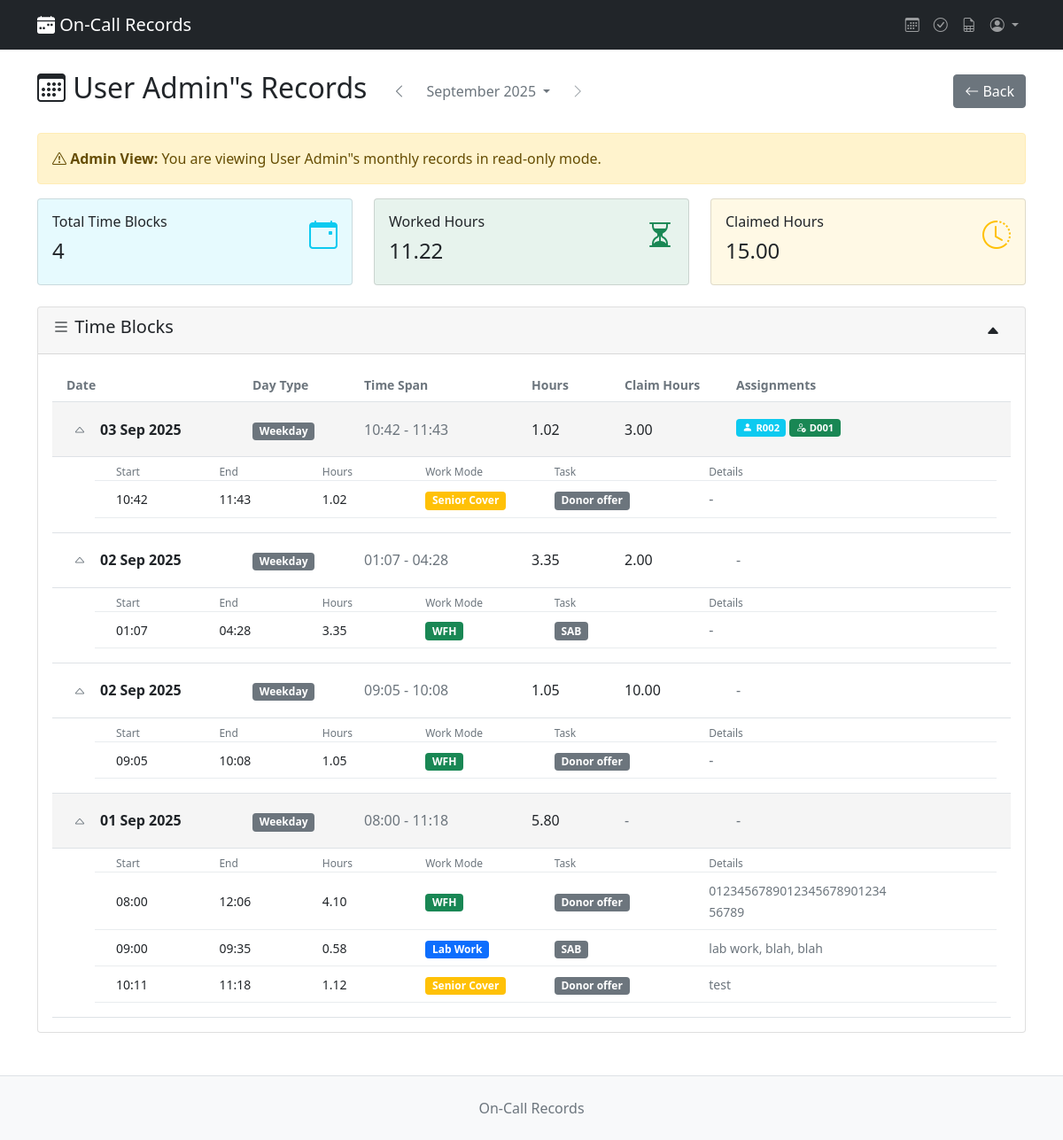
/staff/user/1/?month=9&year=2025 (signed in), run on an earlier commit of the app's database.
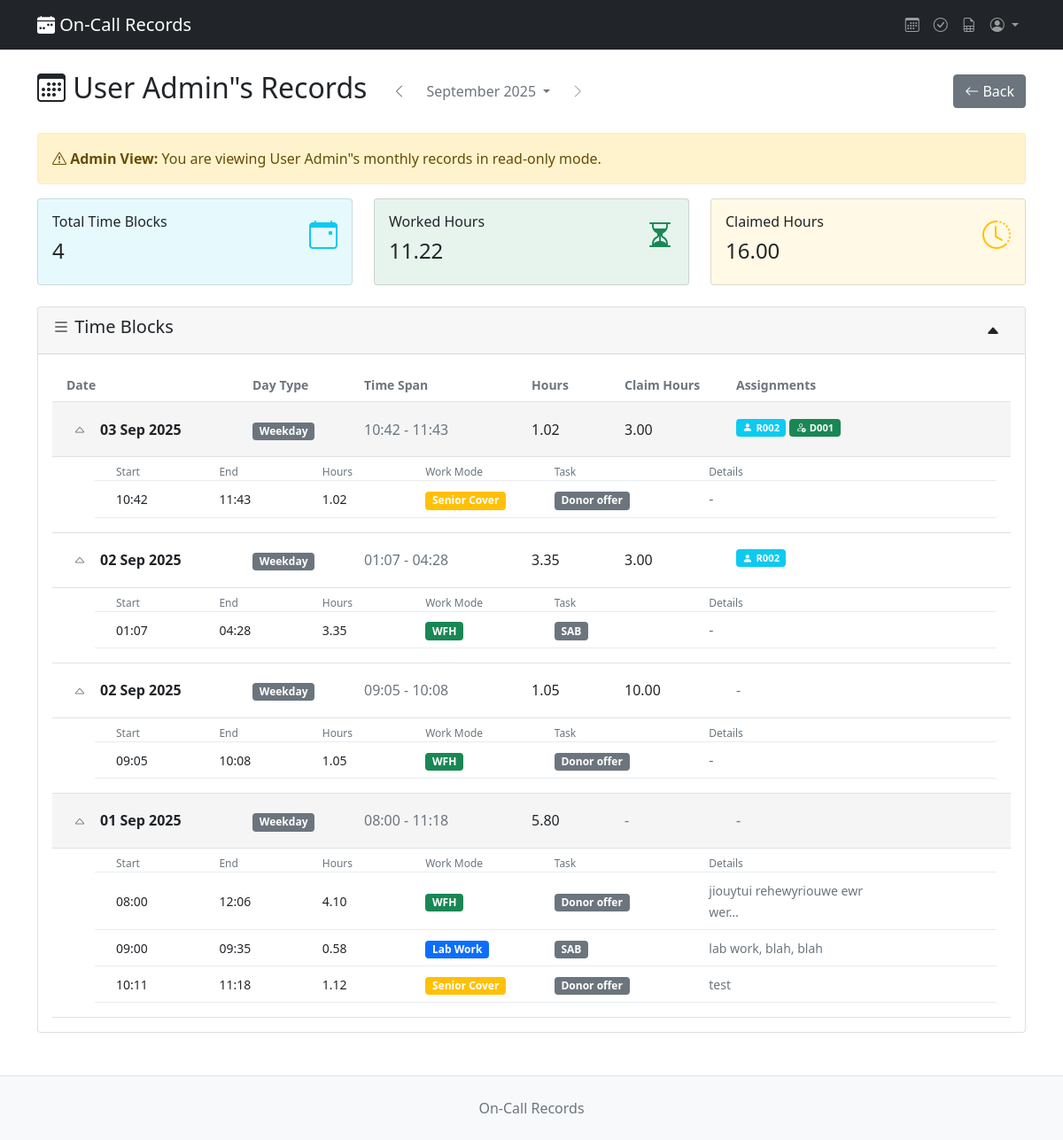
And on a later commit of the database.
### records/models.py (models this page shows, shortened)
class TimeBlock(models.Model):
    ONCALL_TYPE_CHOICES = [
        ('normal', 'Normal'),
        ('nhsp', 'NHSP'),
    ]
    staff = models.ForeignKey(OnCallStaff, on_delete=models.CASCADE)
    date = models.DateField()
    day_type = models.ForeignKey(
        DayType, on_delete=models.CASCADE, null=True, blank=True
    )
    oncall_type = models.CharField(
        max_length=20,
        choices=ONCALL_TYPE_CHOICES,
        default='normal',
        help_text="Type of on-call duty"
    )
    claim = models.DecimalField(
        max_digits=5,
        decimal_places=2,
        null=True,
        blank=True,
        help_text="Total claim hours for this block",
    )
    created = models.DateTimeField(default=timezone.now)
    last_modified = models.DateTimeField(auto_now=True)
    class Meta:
        pass

class DayType(models.Model):
    BOOTSTRAP_COLORS = [
        ("primary", "Primary (Blue)"),
        ("secondary", "Secondary (Gray)"),
        ("success", "Success (Green)"),
        ("danger", "Danger (Red)"),
        ("warning", "Warning (Yellow)"),
        ("info", "Info (Cyan)"),
        ("light", "Light"),
        ("dark", "Dark"),
    ]
    name = models.CharField(max_length=50, unique=True)
    color = models.CharField(max_length=20, choices=BOOTSTRAP_COLORS, default="info")

class TimeEntry(models.Model):
    timeblock = models.ForeignKey(
        TimeBlock, on_delete=models.CASCADE, related_name="time_entries"
    )
    time_started = models.TimeField()
    time_ended = models.TimeField()
    task = models.ForeignKey(TaskType, on_delete=models.CASCADE)
    detail = models.ForeignKey(Detail, on_delete=models.SET_NULL, null=True, blank=True)
    work_mode = models.ForeignKey(WorkMode, on_delete=models.CASCADE)
    created = models.DateTimeField(default=timezone.now)
    last_modified = models.DateTimeField(auto_now=True)
    @property
    def hours(self):
        start = datetime.combine(self.timeblock.date, self.time_started)
        end = datetime.combine(self.timeblock.date, self.time_ended)
        if self.time_ended <= self.time_started:
            end += timedelta(days=1)
        duration = end - start
        return round(duration.total_seconds() / 3600, 2)

class Assignment(models.Model):
    ENTITY_TYPES = [
        ("donor", "Donor"),
        ("recipient", "Recipient"),
        ("lab_task", "Lab Task"),
    ]
    timeblock = models.ForeignKey(
        TimeBlock, on_delete=models.CASCADE, related_name="assignments"
    )
    entity_type = models.CharField(max_length=20, choices=ENTITY_TYPES)
    entity_id = models.CharField(max_length=50, help_text="ID of the assigned entity")
    notes = models.TextField(
        blank=True, help_text="Notes about this assignment during this time block"
    )
    color = models.CharField(
        max_length=20,
        default="primary",
        help_text="Bootstrap color for the assignment badge",
    )
    icon = models.CharField(
        max_length=50, default="bi-person-fill", help_text="Bootstrap icon class"
    )
    created = models.DateTimeField(default=timezone.now)
    class Meta:
        unique_together = ["timeblock", "entity_type", "entity_id"]
        verbose_name = "Assignment"
        verbose_name_plural = "Assignments"
    def get_assignment_type_config(self):
        return ASSIGNMENT_TYPE_CONFIG.get(self.entity_type, {})
    @property
    def display_color(self):
        config = self.get_assignment_type_config()
        return config.get("color", self.color)
    @property
    def display_icon(self):
        config = self.get_assignment_type_config()
        return config.get("icon", self.icon)

class WorkMode(models.Model):
    BOOTSTRAP_COLORS = [
        ("primary", "Primary (Blue)"),
        ("secondary", "Secondary (Gray)"),
        ("success", "Success (Green)"),
        ("danger", "Danger (Red)"),
        ("warning", "Warning (Yellow)"),
        ("info", "Info (Cyan)"),
        ("light", "Light"),
        ("dark", "Dark"),
    ]
    name = models.CharField(max_length=50, unique=True)
    color = models.CharField(max_length=20, choices=BOOTSTRAP_COLORS, default="primary")

class TaskType(models.Model):
    BOOTSTRAP_COLORS = [
        ("primary", "Primary (Blue)"),
        ("secondary", "Secondary (Gray)"),
        ("success", "Success (Green)"),
        ("danger", "Danger (Red)"),
        ("warning", "Warning (Yellow)"),
        ("info", "Info (Cyan)"),
        ("light", "Light"),
        ("dark", "Dark"),
    ]
    name = models.CharField(max_length=100, unique=True)
    color = models.CharField(
        max_length=20, choices=BOOTSTRAP_COLORS, default="secondary"
    )

class Detail(models.Model):
    text = models.TextField()

### records/views.py (the view)
# urls.py: path('staff/user/<int:user_id>/', views.admin_user_dashboard, name='admin_user_dashboard'),
@require_staff_permission
def admin_user_dashboard(request, user_id):
    staff = get_object_or_404(OnCallStaff, user_id=user_id)
    month, year = get_safe_month_year_from_request(request)
    current_month_start, next_month_start = get_month_date_range(year, month)
    time_blocks = (
        TimeBlock.objects.filter(
            staff=staff, date__gte=current_month_start, date__lt=next_month_start
        )
        .prefetch_related("time_entries__task", "time_entries__work_mode")
        .order_by("-date")
    )
    for tb in time_blocks:
        tb.calculated_hours = sum(entry.hours for entry in tb.time_entries.all())
    total_hours = sum(
        sum(entry.hours for entry in tb.time_entries.all()) for tb in time_blocks
    )
    total_claims = sum(tb.claim for tb in time_blocks if tb.claim)
    month_context = build_month_context(month, year)
    context = {
        "staff": staff,
        "time_blocks": time_blocks,
        "total_hours": total_hours,
        "total_claims": total_claims,
        "is_admin_view": True,
        **month_context,  # Merge month navigation context
    }
    return render(request, "records/admin_user_dashboard.html", context)

### records/utils/date_helpers.py (called while the page is built)
def get_month_date_range(year, month):
    try:
        start_date = date(year, month, 1)
        if month == 12:
            end_date = date(year + 1, 1, 1)
        else:
            end_date = date(year, month + 1, 1)
        return start_date, end_date
    except ValueError:
        today = timezone.now().date()
        return get_month_date_range(today.year, today.month)

def get_month_navigation(month, year):
    today = timezone.now().date()
    if month == 1:
        prev_month, prev_year = 12, year - 1
    else:
        prev_month, prev_year = month - 1, year
    if month == 12:
        next_month, next_year = 1, year + 1
    else:
        next_month, next_year = month + 1, year
    can_go_next = (next_year < today.year) or (next_year == today.year and next_month <= today.month)
    return prev_month, prev_year, next_month, next_year, can_go_next

### records/templates/records/admin_user_dashboard.html (shortened to what this page needs)
{% extends "records/base.html" %}
{% block content %}
    <div class="row">
        <div class="col-lg-12">
            <div class="d-flex justify-content-between align-items-center mb-4">
                <div class="d-flex align-items-center">
                    <h2>
                        <i class="bi-calendar3"></i> {{ staff.user.get_full_name|default:staff.user.username }}"s Records
                    </h2>
                    <div class="ms-3">{% include "records/partials/month_selector.html" %}</div>
                </div>
                <a href="javascript:history.back()" class="btn btn-secondary">
                    <i class="bi bi-arrow-left"></i> Back
                </a>
            </div>
        </div>
    </div>
    <div class="alert alert-warning" role="alert">
        <i class="bi bi-exclamation-triangle"></i> <strong>Admin View:</strong> You are viewing {{ staff.user.get_full_name|default:staff.user.username }}"s monthly records in read-only mode.
    </div>
    {% include "records/partials/stats_cards.html" %}
    {% with is_admin_view=True %}
        {% include "records/partials/timeblocks_table.html" %}
    {% endwith %}
{% endblock content %}

### records/templates/records/partials/timeblocks_table.html (shortened to what the changed rows need)
<div class="card">
    <div class="card-body">
        {% if time_blocks %}
            <div class="blocks-container">
                {% regroup time_blocks by date as date_groups %}
                {% for date_group in date_groups %}
                    {% for tblock in date_group.list %}
                        <div class="block-item border-bottom">
                            <div class="block-header d-flex align-items-center py-3 px-3 border-bottom"
                                 style="background-color: {% if forloop.parentloop.counter0|divisibleby:2 %}#f5f5f5{% else %}transparent{% endif %}">
                                <div style="width: 20%;" class="d-flex align-items-center">
                                    <button class="btn btn-sm btn-outline-secondary border-0 me-2"
                                            type="button"
                                            data-bs-toggle="collapse"
                                            data-bs-target="#block-{{ tblock.id }}"
                                            aria-expanded="true">
                                        <i class="bi bi-caret-up"></i>
                                    </button>
                                    <span class="fw-bold">{{ tblock.date|date:"d M Y" }}</span>
                                </div>
                                <div style="width: 12%;">
                                    <span class="badge bg-{{ tblock.day_type.color }}">{{ tblock.day_type.name }}</span>
                                </div>
                                <div style="width: 18%;">
                                    {% if tblock.time_entries.all %}
                                        {% with first_entry=tblock.time_entries.first last_entry=tblock.time_entries.last %}
                                            <span class="text-muted">{{ first_entry.time_started|time:"H:i" }} - {{ last_entry.time_ended|time:"H:i" }}</span>
                                        {% endwith %}
                                    {% else %}
                                        <span class="text-muted">-</span>
                                    {% endif %}
                                </div>
                                <div style="width: 10%;">
                                    <span class="fw-medium">{{ tblock.calculated_hours|floatformat:2 }}</span>
                                </div>
                                <div style="width: 12%;">
                                    {% if tblock.oncall_type == 'nhsp' %}
                                        <span class="badge bg-danger">NHSP</span>
                                    {% elif tblock.claim %}
                                        <span class="fw-medium">{{ tblock.claim|floatformat:2 }}</span>
                                    {% else %}
                                        <span class="text-muted">-</span>
                                    {% endif %}
                                </div>
                                <div style="width: 16%;">
                                    {% if tblock.assignments.all %}
                                        <div class="d-flex align-items-center flex-wrap">
                                            {% for assignment in tblock.assignments.all %}
                                                <span class="badge bg-{{ assignment.display_color }} me-1 mb-1 d-flex align-items-center"
                                                      style="font-size: 0.7rem">
                                                    <i class="{{ assignment.display_icon }} me-1"></i>
                                                    {{ assignment.entity_id }}
                                                </span>
                                            {% endfor %}
                                        </div>
                                    {% else %}
                                        <span class="text-muted">-</span>
                                    {% endif %}
                                </div>
                            </div>
                            <div class="collapse show" id="block-{{ tblock.id }}">
                                {% if tblock.time_entries.all %}
                                    <div class="time-entries-container px-3 pb-3">
                                        <div class="time-entries-header d-none d-md-flex align-items-center pt-2 px-4 text-muted small"
                                             style="font-size: 0.75rem;
                                                    border-bottom: 1px solid #e9ecef;
                                                    margin-left: 2rem">
                                            <div style="width: 12%;">Start</div>
                                            <div style="width: 12%;">End</div>
                                            <div style="width: 12%;">Hours</div>
                                            <div style="width: 15%;">Work Mode</div>
                                            <div style="width: 18%;">Task</div>
                                            <div style="width: 21%;">Details</div>
                                        </div>
                                        {% for entry in tblock.time_entries.all %}
                                            <div class="time-entry d-flex align-items-center py-2 px-4 border-bottom"
                                                 style="margin-left: 2rem;
                                                        border-bottom: 1px solid #e9ecef !important">
                                                <div style="width: 12%;">
                                                    <span class="small">{{ entry.time_started|time:"H:i" }}</span>
                                                </div>
                                                <div style="width: 12%;">
                                                    <span class="small">{{ entry.time_ended|time:"H:i" }}</span>
                                                </div>
                                                <div style="width: 12%;">
                                                    <span class="small">{{ entry.hours|floatformat:2 }}</span>
                                                </div>
                                                <div style="width: 15%;">
                                                    <span class="badge bg-{{ entry.work_mode.color }}">{{ entry.work_mode.name }}</span>
                                                </div>
                                                <div style="width: 18%;">
                                                    <span class="badge bg-{{ entry.task.color }} small">{{ entry.task.name }}</span>
                                                </div>
                                                <div style="width: 21%;">
                                                    {% if entry.detail %}
                                                        <span class="small text-muted" title="{{ entry.detail.text }}" data-bs-toggle="tooltip">
                                                            {{ entry.detail.text|truncatechars:30 }}
                                                        </span>
                                                    {% else %}
                                                        <span class="text-muted">-</span>
                                                    {% endif %}
                                                </div>
                                            </div>
                                        {% endfor %}
                                    </div>
                                {% endif %}
                            </div>
                        </div>
                    {% endfor %}
                {% endfor %}
            </div>
        {% endif %}
    </div>
</div>

What changed in the data, as far as the page shows it:
changed TimeBlock (number 2 of 4 on the later page): claim "2.00" → "3.00"
added Assignment: entity_id "R002", shown under TimeBlock (number 2 of 4 on the later page)
changed TimeEntry: detail.text "012345678901234567890123456789" → "jiouytui rehewyriouwe ewr wer…"
Also different on the page:
{{ total_claims|floatformat:2 }}: "15.00" → "16.00"
